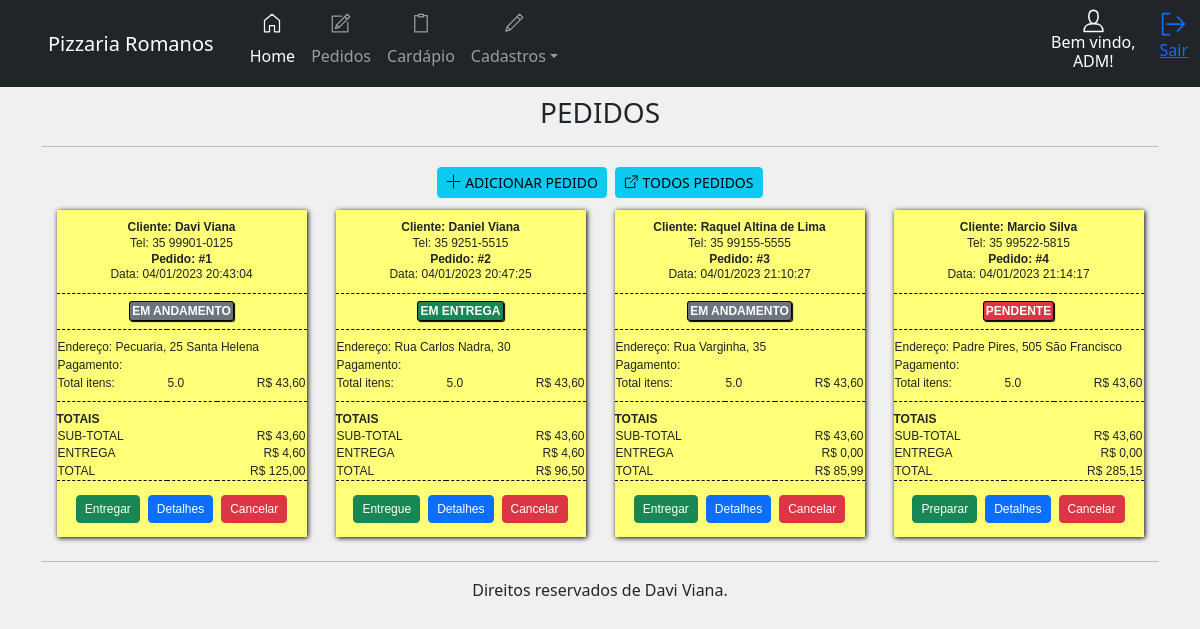
Page /painel/pedidos (signed in) on the committed database.
### app/__init__.py (models this page shows, shortened)
class cadempresa(UserMixin, db.Model):
    id = db.Column(db.Integer, primary_key=True, autoincrement=True)
    company_name = db.Column(db.String(100))
    corporate_name = db.Column(db.String(100))
    address = db.Column(db.String(100))
    district = db.Column(db.String(200))
    city = db.Column(db.String(200))
    cep = db.Column(db.String(50))
    email = db.Column(db.String(50))
    tel = db.Column(db.String(50))
    cnpj = db.Column(db.String(50))
    dt_create = db.Column(db.DATETIME)

class users(UserMixin, db.Model):
    id = db.Column(db.Integer, primary_key=True, autoincrement=True)
    user = db.Column(db.String(10))
    name = db.Column(db.String(50))
    email = db.Column(db.String(100))
    password = db.Column(db.String(200))
    dt_create = db.Column(db.DATETIME)
    situation = db.Column(db.String(50))

class pedidos(UserMixin, db.Model):
    id = db.Column(db.Integer, primary_key=True, autoincrement=True)
    name_client = db.Column(db.String(100))
    payment = db.Column(db.String(100))
    delivery = db.Column(db.String(100))
    note = db.Column(db.String(200))
    amount = db.Column(db.String(100))
    address = db.Column(db.String(100))
    tel = db.Column(db.String(200))
    order_time = db.Column(db.String(200))
    order_start = db.Column(db.String(200))
    situation = db.Column(db.String(50))

### app/panel.py (the view, shortened to what this page needs)
@bp.route('/pedido/<int:id>', methods=['POST', 'GET'])
@bp.route('/pedidos', methods=['POST', 'GET'])
@login_required
def pedidos_(id=None):
    menu_panel = load_menu()
    all_pedidos = pedidos.query.filter(
        pedidos.situation != 'FINALIZADO', pedidos.situation != 'CANCELADO').all()
    return render_template('panel/pedidos.html', menu_panel=menu_panel, all_pedidos=all_pedidos)

### app/__init__.py (called while the page is built)
@login_manager.user_loader
def get(user):
    return users.query.get(user)

def load_menu():
    empresa = cadempresa.query.filter_by(id=1).first()
    if empresa is None:
        company_name = 'NOME EMPRESA'
    else:
        company_name = empresa.company_name
    username = current_user.name
    return username, company_name

### app/templates/panel/pedidos.html (shortened to what this page needs)
{% extends 'panel/home.html' %}
{% block panel %}
<br>
<h3 style="text-align: center;">PEDIDOS</h3>
<hr>
<div class="d-flex justify-content-center">
    <a href="{{url_for('cad.addOrder')}}" class="btn btn-info btn-sm m-1"><svg id="i-plus" xmlns="http://www.w3.org/2000/svg" viewBox="0 0 32 32"
            width="15" height="15" fill="none" stroke="currentcolor" stroke-linecap="round" stroke-linejoin="round"
            stroke-width="2" class="mb-1">
            <path d="M16 2 L16 30 M2 16 L30 16" />
        </svg> ADICIONAR PEDIDO
    </a>
    <a href="{{url_for('panel.allOrders')}}" class="btn btn-info btn-sm m-1">
        <svg id="i-external" xmlns="http://www.w3.org/2000/svg" viewBox="0 0 32 32" width="15" height="15" fill="none"
            stroke="currentcolor" stroke-linecap="round" stroke-linejoin="round" stroke-width="2" class="mb-1">
            <path d="M14 9 L3 9 3 29 23 29 23 18 M18 4 L28 4 28 14 M28 4 L14 18" />
        </svg> TODOS PEDIDOS
    </a>
</div>
<div class="d-flex justify-content-around flex-wrap">
    {% for pedido in all_pedidos %}
    <table class="printer-ticket m-2">
        <thead>
            <tr>
                <th colspan="3">
                    <b>Cliente: {{ pedido.name_client }}</b> <br>
                    Tel: {{ pedido.tel }} <br>
                    <b>Pedido: #{{ pedido.id }}</b> <br>
                    Data: {{ pedido.order_time }}
                </th>
            </tr>
            <tr>
                <th class="ttu" colspan="3">
                    {% if pedido.situation == 'PENDENTE' %}
                    <b class="situacao bg-danger">PENDENTE</b>
                    {% elif pedido.situation == 'EM ANDAMENTO' %}
                    <b class="situacao bg-secondary">EM ANDAMENTO</b>
                    {% elif pedido.situation == 'EM ENTREGA' %}
                    <b class="situacao bg-success">EM ENTREGA</b>
                    {% elif pedido.situation == 'RETIRAR' %}
                    <b class="situacao bg-success">RETIRAR</b>
                    {% endif %}
                </th>
            </tr>
        </thead>
        <tbody>
            <tr class="top">
                <td colspan="3">Endereço: {{ pedido.address }}</td>
            </tr>
            <tr>
                <td colspan="3">Pagamento:</td>
            </tr>
            <tr>
                <td>Total itens:</td>
                <td>5.0</td>
                <td>R$ 43,60</td>
            </tr>
        </tbody>
        <tfoot>
            <tr class="sup ttu p--0">
                <td colspan="3">
                    <b>Totais</b>
                </td>
            </tr>
            <tr class="ttu">
                <td colspan="2">Sub-total</td>
                <td align="right">R$ 43,60</td>
            </tr>
            {% if pedido.delivery == 'ENTREGA' %}
            <tr class="ttu">
                <td colspan="2">Entrega</td>
                <td align="right">R$ 4,60</td>
            </tr>
            {% else %}
            <tr class="ttu">
                <td colspan="2">Entrega</td>
                <td align="right">R$ 0,00</td>
            </tr>
            {% endif %}
            <tr class="ttu">
                <td colspan="2">Total</td>
                <td align="right">R$ {{ pedido.amount }}</td>
            </tr>
            <tr class="sup">
                <td colspan="3" align="center">
                    <div class="d-flex justify-content-center">
                        {% if pedido.situation == 'PENDENTE' %}
                        <a href="{{pedido.id}}/prepare/change_order" class="btn btn-success btn-sm m-1">Preparar</a>
                        {% elif pedido.situation == 'EM ANDAMENTO' %}
                        <a href="{{pedido.id}}/deliver/change_order" class="btn btn-success btn-sm m-1">Entregar</a>
                        {% elif pedido.situation == 'EM ENTREGA' %}
                        <a href="{{pedido.id}}/finalize/change_order" class="btn btn-success btn-sm m-1">Entregue</a>
                        {% elif pedido.situation == 'RETIRAR' %}
                        <a href="{{pedido.id}}/finalize/change_order" class="btn btn-success btn-sm m-1">Retirado</a>
                        {% endif %}
                        <button type="button" class="btn btn-primary btn-sm m-1" data-bs-toggle="modal"
                            data-bs-target="#{{ pedido.id }}">Detalhes</button>
                        <a href="{{pedido.id}}/cancel/change_order" class="btn btn-danger btn-sm m-1">Cancelar</a>
                    </div>
                </td>
            </tr>
        </tfoot>
    </table>
    {% endfor %}
</div>
{% endblock %}

### app/templates/panel/home.html (shortened to what this page needs)
{% extends 'layout.html' %}
{% block content %}
<header>
    <nav class="navbar navbar-expand-lg navbar-dark bg-dark fixed-top">
        <a class="navbar-brand ps-5 text-center">{{ menu_panel[1] }}</a>
        <div class="container">
            <div class="collapse navbar-collapse" id="navbarSupportedContent">
                <ul class="navbar-nav me-auto">
                    <li class="nav-item">
                        <a class="nav-link active " aria-current="page" href="{{url_for('panel.home')}}"><svg
                                id="i-home" xmlns="http://www.w3.org/2000/svg" viewBox="0 0 32 32" width="40"
                                height="20" fill="none" stroke="currentcolor" stroke-linecap="round"
                                stroke-linejoin="round" stroke-width="2"
                                class="position-relative top-0 start-50 translate-middle">
                                <path d="M12 20 L12 30 4 30 4 12 16 2 28 12 28 30 20 30 20 20 Z" />
                            </svg> <br>Home</a>
                    </li>
                    <li class="nav-item">
                        <a class="nav-link" href="{{url_for('panel.pedidos_')}}">  <br>Pedidos</a>
                    </li>
                    <li class="nav-item">
                        <a class="nav-link" href="{{url_for('panel.cardapio')}}">  <br>Cardápio</a>
                    </li>
                    <li class="nav-item dropdown">
                        <a class="nav-link dropdown-toggle" href="#" id="navbarDropdown" role="button"
                            data-bs-toggle="dropdown" aria-expanded="false">  <br>Cadastros</a>
                    </li>
                </ul>
                <div class="d-flex flex-column align-items-center text-bg-dark me-4">
                    <h6 class="text-center">Bem vindo,<br> {{ menu_panel[0] }}!</h6>
                </div>
                <a href="{{url_for('auth.logout')}}" role="button" title="Sair"><svg id="i-signout"
                        xmlns="http://www.w3.org/2000/svg" viewBox="0 0 32 32" width="28" height="28" fill="none"
                        stroke="currentcolor" stroke-linecap="round" stroke-linejoin="round" stroke-width="2">
                        <path d="M28 16 L8 16 M20 8 L28 16 20 24 M11 28 L3 28 3 4 11 4" />
                    </svg>
                    <p>Sair</p>
                </a>
            </div>
        </div>
    </nav>
</header>
<main class="container pt-5 mt-4">
    {% block panel %}{% endblock %}
    <hr>
</main>
<footer class="container pb-3" style="text-align: center;">
    Direitos reservados de Davi Viana.
</footer>
{% endblock %}

### app/static/css/style.css (style rules this page uses)
.text-center { text-align: center; }
.ttu { text-transform: uppercase; }
.ttu .situacao { color: rgb(255, 255, 255); padding: 2px; border: 1px solid rgb(0, 0, 0); border-radius: 3px; box-shadow: 1px 1px 1px rgb(0, 0, 0); }
.printer-ticket { padding: 5px; margin-left: auto; margin-right: auto; background: rgb(255, 255, 120); box-shadow: 1px 1px 5px rgba(0, 0, 0); display: table !important; width: 100%; max-width: 250px; font-weight: light; line-height: 1.3em; }
.printer-ticket, .printer-ticket * { font-family: Tahoma, Geneva, sans-serif; font-size: 12px; }
.printer-ticket th:nth-child(2), .printer-ticket td:nth-child(2) { width: 50px; }
.printer-ticket th:nth-child(3), .printer-ticket td:nth-child(3) { width: 90px; text-align: right; }
.printer-ticket th { font-weight: inherit; padding: 10px 0; text-align: center; border-bottom: 1px dashed rgb(0, 0, 0); }
.printer-ticket tbody tr:last-child td { padding-bottom: 10px; }
.printer-ticket tfoot .sup td { padding: 10px 0; border-top: 1px dashed rgb(0, 0, 0); }
.printer-ticket tfoot .sup.p--0 td { padding-bottom: 0; }
.printer-ticket .top td { padding-top: 10px; }

### rows in the picture
cadempresa: company_name "Pizzaria Romanos"
users: name "ADM"
pedidos: name_client "Davi Viana", tel "35 99901-0125", id "1", order_time "04/01/2023 20:43:04", situation "EM ANDAMENTO", address "Pecuaria, 25 Santa Helena", delivery "ENTREGA", amount "125,00"
pedidos: name_client "Daniel Viana", tel "35 9251-5515", id "2", order_time "04/01/2023 20:47:25", situation "EM ENTREGA", address "Rua Carlos Nadra, 30", delivery "ENTREGA", amount "96,50"
pedidos: name_client "Raquel Altina de Lima", tel "35 99155-5555", id "3", order_time "04/01/2023 21:10:27", situation "EM ANDAMENTO", address "Rua Varginha, 35", delivery "ENTREGA", amount "85,99"
pedidos: name_client "Marcio Silva", tel "35 99522-5815", id "4", order_time "04/01/2023 21:14:17", situation "PENDENTE", address "Padre Pires, 505 São Francisco", delivery "ENTREGA", amount "285,15"
